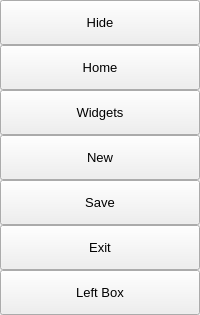
                                            <widget class="QFrame" name="leftMenuFrame">
                                                <property name="frameShape">
                                                    <enum>QFrame::NoFrame</enum>
                                                </property>
                                                <property name="frameShadow">
                                                    <enum>QFrame::Raised</enum>
                                                </property>
                                                <layout class="QVBoxLayout" name="verticalMenuLayout">
                                                    <property name="spacing">
                                                        <number>0</number>
                                                    </property>
                                                    <property name="leftMargin">
                                                        <number>0</number>
                                                    </property>
                                                    <property name="topMargin">
                                                        <number>0</number>
                                                    </property>
                                                    <property name="rightMargin">
                                                        <number>0</number>
                                                    </property>
                                                    <property name="bottomMargin">
                                                        <number>0</number>
                                                    </property>
                                                    <item>
                                                        <widget class="QFrame" name="toggleBox">
                                                            <property name="maximumSize">
                                                                <size>
                                                                    <width>16777215</width>
                                                                    <height>45</height>
                                                                </size>
                                                            </property>
                                                            <property name="frameShape">
                                                                <enum>QFrame::NoFrame</enum>
                                                            </property>
                                                            <property name="frameShadow">
                                                                <enum>QFrame::Raised</enum>
                                                            </property>
                                                            <layout class="QVBoxLayout" name="verticalLayout_4">
                                                                <property name="spacing">
                                                                    <number>0</number>
                                                                </property>
                                                                <property name="leftMargin">
                                                                    <number>0</number>
                                                                </property>
                                                                <property name="topMargin">
                                                                    <number>0</number>
                                                                </property>
                                                                <property name="rightMargin">
                                                                    <number>0</number>
                                                                </property>
                                                                <property name="bottomMargin">
                                                                    <number>0</number>
                                                                </property>
                                                                <item>
                                                                    <widget class="QPushButton" name="toggleButton">
                                                                        <property name="sizePolicy">
                                                                            <sizepolicy hsizetype="Expanding"
                                                                                        vsizetype="Fixed">
                                                                                <horstretch>0</horstretch>
                                                                                <verstretch>0</verstretch>
                                                                            </sizepolicy>
                                                                        </property>
                                                                        <property name="minimumSize">
                                                                            <size>
                                                                                <width>0</width>
                                                                                <height>45</height>
                                                                            </size>
                                                                        </property>
                                                                        <property name="font">
                                                                            <font>
                                                                                <family>Segoe UI</family>
                                                                                <pointsize>10</pointsize>
                                                                                <italic>false</italic>
                                                                                <bold>false</bold>
                                                                            </font>
                                                                        </property>
                                                                        <property name="cursor">
                                                                            <cursorShape>PointingHandCursor
                                                                            </cursorShape>
                                                                        </property>
                                                                        <property name="layoutDirection">
                                                                            <enum>Qt::LeftToRight</enum>
                                                                        </property>
                                                                        <property name="styleSheet">
                                                                            <string notr="true">background-image:
                                                                                url(:/icons/images/icons/icon_menu.png);
                                                                            </string>
                                                                        </property>
                                                                        <property name="text">
                                                                            <string>Hide</string>
                                                                        </property>
                                                                    </widget>
                                                                </item>
                                                            </layout>
                                                        </widget>
                                                    </item>
                                                    <item alignment="Qt::AlignTop">
                                                        <widget class="QFrame" name="topMenu">
                                                            <property name="frameShape">
                                                                <enum>QFrame::NoFrame</enum>
                                                            </property>
                                                            <property name="frameShadow">
                                                                <enum>QFrame::Raised</enum>
                                                            </property>
                                                            <layout class="QVBoxLayout" name="verticalLayout_8">
                                                                <property name="spacing">
                                                                    <number>0</number>
                                                                </property>
                                                                <property name="leftMargin">
                                                                    <number>0</number>
                                                                </property>
                                                                <property name="topMargin">
                                                                    <number>0</number>
                                                                </property>
                                                                <property name="rightMargin">
                                                                    <number>0</number>
                                                                </property>
                                                                <property name="bottomMargin">
                                                                    <number>0</number>
                                                                </property>
                                                                <item>
                                                                    <widget class="QPushButton" name="btn_home">
                                                                        <property name="sizePolicy">
                                                                            <sizepolicy hsizetype="Expanding"
                                                                                        vsizetype="Fixed">
                                                                                <horstretch>0</horstretch>
                                                                                <verstretch>0</verstretch>
                                                                            </sizepolicy>
                                                                        </property>
                                                                        <property name="minimumSize">
                                                                            <size>
                                                                                <width>0</width>
                                                                                <height>45</height>
                                                                            </size>
                                                                        </property>
                                                                        <property name="font">
                                                                            <font>
                                                                                <family>Segoe UI</family>
                                                                                <pointsize>10</pointsize>
                                                                                <italic>false</italic>
                                                                                <bold>false</bold>
                                                                            </font>
                                                                        </property>
                                                                        <property name="cursor">
                                                                            <cursorShape>PointingHandCursor
                                                                            </cursorShape>
                                                                        </property>
                                                                        <property name="layoutDirection">
                                                                            <enum>Qt::LeftToRight</enum>
                                                                        </property>
                                                                        <property name="styleSheet">
                                                                            <string notr="true">background-image:
                                                                                url(:/icons/images/icons/cil-home.png);
                                                                            </string>
                                                                        </property>
                                                                        <property name="text">
                                                                            <string>Home</string>
                                                                        </property>
                                                                    </widget>
                                                                </item>
                                                                <item>
                                                                    <widget class="QPushButton" name="btn_widgets">
                                                                        <property name="sizePolicy">
                                                                            <sizepolicy hsizetype="Expanding"
                                                                                        vsizetype="Fixed">
                                                                                <horstretch>0</horstretch>
                                                                                <verstretch>0</verstretch>
                                                                            </sizepolicy>
                                                                        </property>
                                                                        <property name="minimumSize">
                                                                            <size>
                                                                                <width>0</width>
                                                                                <height>45</height>
                                                                            </size>
                                                                        </property>
                                                                        <property name="font">
                                                                            <font>
                                                                                <family>Segoe UI</family>
                                                                                <pointsize>10</pointsize>
                                                                                <italic>false</italic>
                                                                                <bold>false</bold>
                                                                            </font>
                                                                        </property>
                                                                        <property name="cursor">
                                                                            <cursorShape>PointingHandCursor
                                                                            </cursorShape>
                                                                        </property>
                                                                        <property name="layoutDirection">
                                                                            <enum>Qt::LeftToRight</enum>
                                                                        </property>
                                                                        <property name="styleSheet">
                                                                            <string notr="true">background-image:
                                                                                url(:/icons/images/icons/cil-gamepad.png);
                                                                            </string>
                                                                        </property>
                                                                        <property name="text">
                                                                            <string>Widgets</string>
                                                                        </property>
                                                                    </widget>
                                                                </item>
                                                                <item>
                                                                    <widget class="QPushButton" name="btn_new">
                                                                        <property name="sizePolicy">
                                                                            <sizepolicy hsizetype="Expanding"
                                                                                        vsizetype="Fixed">
                                                                                <horstretch>0</horstretch>
                                                                                <verstretch>0</verstretch>
                                                                            </sizepolicy>
                                                                        </property>
                                                                        <property name="minimumSize">
                                                                            <size>
                                                                                <width>0</width>
                                                                                <height>45</height>
                                                                            </size>
                                                                        </property>
                                                                        <property name="font">
                                                                            <font>
                                                                                <family>Segoe UI</family>
                                                                                <pointsize>10</pointsize>
                                                                                <italic>false</italic>
                                                                                <bold>false</bold>
                                                                            </font>
                                                                        </property>
                                                                        <property name="cursor">
                                                                            <cursorShape>PointingHandCursor
                                                                            </cursorShape>
                                                                        </property>
                                                                        <property name="layoutDirection">
                                                                            <enum>Qt::LeftToRight</enum>
                                                                        </property>
                                                                        <property name="styleSheet">
                                                                            <string notr="true">background-image:
                                                                                url(:/icons/images/icons/cil-file.png);
                                                                            </string>
                                                                        </property>
                                                                        <property name="text">
                                                                            <string>New</string>
                                                                        </property>
                                                                    </widget>
                                                                </item>
                                                                <item>
                                                                    <widget class="QPushButton" name="btn_save">
                                                                        <property name="sizePolicy">
                                                                            <sizepolicy hsizetype="Expanding"
                                                                                        vsizetype="Fixed">
                                                                                <horstretch>0</horstretch>
                                                                                <verstretch>0</verstretch>
                                                                            </sizepolicy>
                                                                        </property>
                                                                        <property name="minimumSize">
                                                                            <size>
                                                                                <width>0</width>
                                                                                <height>45</height>
                                                                            </size>
                                                                        </property>
                                                                        <property name="font">
                                                                            <font>
                                                                                <family>Segoe UI</family>
                                                                                <pointsize>10</pointsize>
                                                                                <italic>false</italic>
                                                                                <bold>false</bold>
                                                                            </font>
                                                                        </property>
                                                                        <property name="cursor">
                                                                            <cursorShape>PointingHandCursor
                                                                            </cursorShape>
                                                                        </property>
                                                                        <property name="layoutDirection">
                                                                            <enum>Qt::LeftToRight</enum>
                                                                        </property>
                                                                        <property name="styleSheet">
                                                                            <string notr="true">background-image:
                                                                                url(:/icons/images/icons/cil-save.png)
                                                                            </string>
                                                                        </property>
                                                                        <property name="text">
                                                                            <string>Save</string>
                                                                        </property>
                                                                    </widget>
                                                                </item>
                                                                <item>
                                                                    <widget class="QPushButton" name="btn_exit">
                                                                        <property name="sizePolicy">
                                                                            <sizepolicy hsizetype="Expanding"
                                                                                        vsizetype="Fixed">
                                                                                <horstretch>0</horstretch>
                                                                                <verstretch>0</verstretch>
                                                                            </sizepolicy>
                                                                        </property>
                                                                        <property name="minimumSize">
                                                                            <size>
                                                                                <width>0</width>
                                                                                <height>45</height>
                                                                            </size>
                                                                        </property>
                                                                        <property name="font">
                                                                            <font>
                                                                                <family>Segoe UI</family>
                                                                                <pointsize>10</pointsize>
                                                                                <italic>false</italic>
                                                                                <bold>false</bold>
                                                                            </font>
                                                                        </property>
                                                                        <property name="cursor">
                                                                            <cursorShape>PointingHandCursor
                                                                            </cursorShape>
                                                                        </property>
                                                                        <property name="layoutDirection">
                                                                            <enum>Qt::LeftToRight</enum>
                                                                        </property>
                                                                        <property name="styleSheet">
                                                                            <string notr="true">background-image:
                                                                                url(:/icons/images/icons/cil-x.png);
                                                                            </string>
                                                                        </property>
                                                                        <property name="text">
                                                                            <string>Exit</string>
                                                                        </property>
                                                                    </widget>
                                                                </item>
                                                            </layout>
                                                        </widget>
                                                    </item>
                                                    <item alignment="Qt::AlignBottom">
                                                        <widget class="QFrame" name="bottomMenu">
                                                            <property name="frameShape">
                                                                <enum>QFrame::NoFrame</enum>
                                                            </property>
                                                            <property name="frameShadow">
                                                                <enum>QFrame::Raised</enum>
                                                            </property>
                                                            <layout class="QVBoxLayout" name="verticalLayout_9">
                                                                <property name="spacing">
                                                                    <number>0</number>
                                                                </property>
                                                                <property name="leftMargin">
                                                                    <number>0</number>
                                                                </property>
                                                                <property name="topMargin">
                                                                    <number>0</number>
                                                                </property>
                                                                <property name="rightMargin">
                                                                    <number>0</number>
                                                                </property>
                                                                <property name="bottomMargin">
                                                                    <number>0</number>
                                                                </property>
                                                                <item>
                                                                    <widget class="QPushButton" name="toggleLeftBox">
                                                                        <property name="sizePolicy">
                                                                            <sizepolicy hsizetype="Expanding"
                                                                                        vsizetype="Fixed">
                                                                                <horstretch>0</horstretch>
                                                                                <verstretch>0</verstretch>
                                                                            </sizepolicy>
                                                                        </property>
                                                                        <property name="minimumSize">
                                                                            <size>
                                                                                <width>0</width>
                                                                                <height>45</height>
                                                                            </size>
                                                                        </property>
                                                                        <property name="font">
                                                                            <font>
                                                                                <family>Segoe UI</family>
                                                                                <pointsize>10</pointsize>
                                                                                <italic>false</italic>
                                                                                <bold>false</bold>
                                                                            </font>
                                                                        </property>
                                                                        <property name="cursor">
                                                                            <cursorShape>PointingHandCursor
                                                                            </cursorShape>
                                                                        </property>
                                                                        <property name="layoutDirection">
                                                                            <enum>Qt::LeftToRight</enum>
                                                                        </property>
                                                                        <property name="styleSheet">
                                                                            <string notr="true">background-image:
                                                                                url(:/icons/images/icons/icon_settings.png);
                                                                            </string>
                                                                        </property>
                                                                        <property name="text">
                                                                            <string>Left Box</string>
                                                                        </property>
                                                                    </widget>
                                                                </item>
                                                            </layout>
                                                        </widget>
                                                    </item>
                                                </layout>
                                            </widget>
